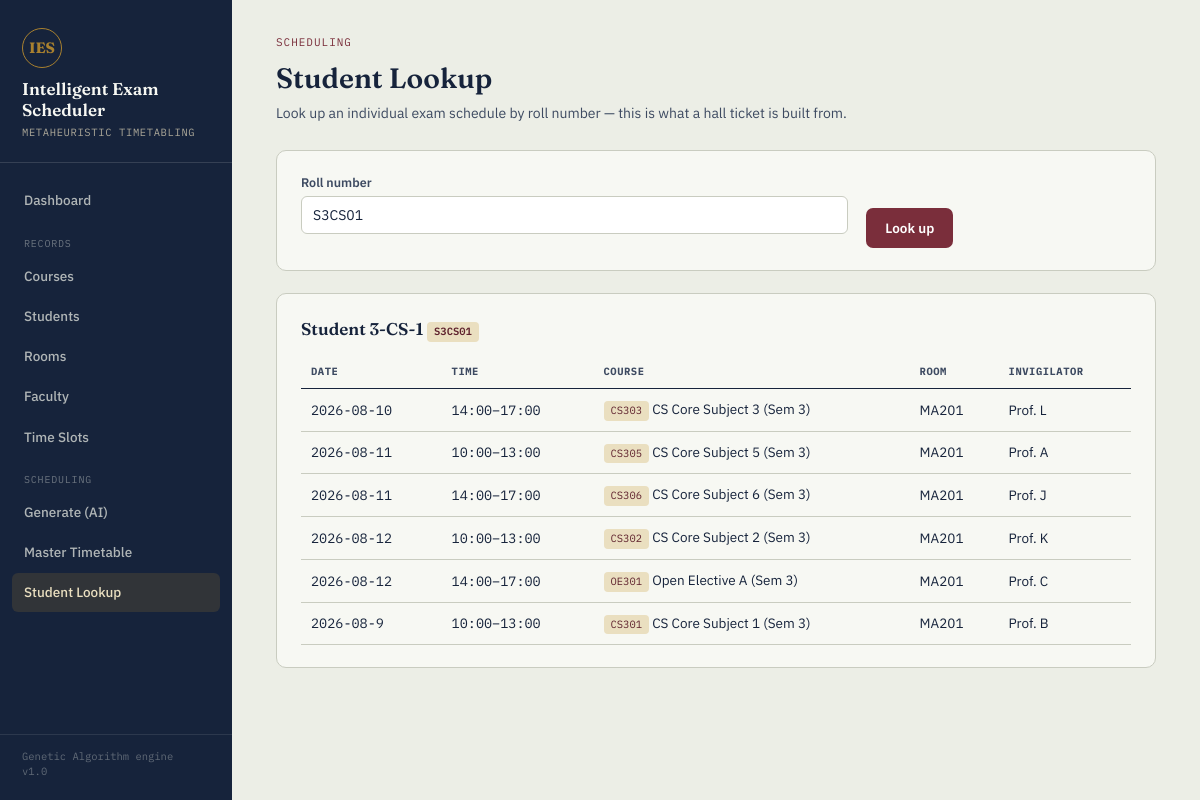
/timetable/student?roll_no=S3CS01, run on the app's committed database.
### tables this page shows
CREATE TABLE students (
    id INTEGER PRIMARY KEY AUTOINCREMENT,
    roll_no TEXT NOT NULL UNIQUE,
    name TEXT NOT NULL,
    semester TEXT
);

CREATE TABLE timeslots (
    id INTEGER PRIMARY KEY AUTOINCREMENT,
    exam_date TEXT NOT NULL,
    start_time TEXT NOT NULL,
    end_time TEXT NOT NULL,
    label TEXT
);

CREATE TABLE courses (
    id INTEGER PRIMARY KEY AUTOINCREMENT,
    code TEXT NOT NULL UNIQUE,
    name TEXT NOT NULL,
    semester TEXT,
    duration_minutes INTEGER NOT NULL DEFAULT 180
);

CREATE TABLE rooms (
    id INTEGER PRIMARY KEY AUTOINCREMENT,
    name TEXT NOT NULL UNIQUE,
    capacity INTEGER NOT NULL,
    is_active INTEGER DEFAULT 1
);

CREATE TABLE faculty (
    id INTEGER PRIMARY KEY AUTOINCREMENT,
    name TEXT NOT NULL,
    department TEXT,
    max_invigilations INTEGER NOT NULL DEFAULT 10,
    is_active INTEGER DEFAULT 1
);

### app.py (the view)
@app.route("/timetable/student")
def student_timetable():
    roll_no = request.args.get("roll_no", "").strip().upper()
    conn = db.get_db()
    student = None
    exams = []
    if roll_no:
        student = conn.execute(
            "SELECT * FROM students WHERE roll_no=?", (roll_no,)
        ).fetchone()
        if student:
            exams = conn.execute(
                """
                SELECT c.code, c.name AS course_name,
                       t.exam_date, t.start_time, t.end_time,
                       r.name AS room_name, f.name AS faculty_name
                FROM enrollments en
                JOIN courses c ON c.id = en.course_id
                JOIN exams e ON e.course_id = c.id
                LEFT JOIN timeslots t ON t.id = e.timeslot_id
                LEFT JOIN rooms r ON r.id = e.room_id
                LEFT JOIN faculty f ON f.id = e.faculty_id
                WHERE en.student_id = ?
                ORDER BY t.exam_date, t.start_time
                """,
                (student["id"],),
            ).fetchall()
    conn.close()
    return render_template(
        "student_timetable.html", roll_no=roll_no, student=student, exams=exams
    )

### db.py (called while the page is built)
def get_db():
    conn = sqlite3.connect(DB_PATH)
    conn.row_factory = sqlite3.Row
    conn.execute("PRAGMA foreign_keys = ON")
    return conn

### templates/student_timetable.html (shortened to what this page needs)
{% extends "base.html" %}
{% block content %}
<div class="page-head">
  <div>
    <p class="eyebrow">Scheduling</p>
    <h2>Student Lookup</h2>
    <p class="sub">Look up an individual exam schedule by roll number — this is what a hall ticket is built from.</p>
  </div>
</div>
<div class="card">
  <form method="GET" class="grid cols-3">
    <div style="grid-column: span 2;">
      <label for="roll_no">Roll number</label>
      <input type="text" id="roll_no" name="roll_no" value="{{ roll_no }}" placeholder="CSE001" required>
    </div>
    <div style="align-self:end;"><button type="submit" class="btn btn-primary">Look up</button></div>
  </form>
</div>
{% if roll_no %}
  {% if student %}
  <div class="card">
    <h3>{{ student.name }} <span class="tag">{{ student.roll_no }}</span></h3>
    {% if exams %}
    <table class="ledger">
      <tr><th>Date</th><th>Time</th><th>Course</th><th>Room</th><th>Invigilator</th></tr>
      {% for e in exams %}
      <tr>
        <td class="mono">{{ e.exam_date or 'Not yet scheduled' }}</td>
        <td class="mono">{{ e.start_time }}{% if e.end_time %}–{{ e.end_time }}{% endif %}</td>
        <td><span class="tag">{{ e.code }}</span> {{ e.course_name }}</td>
        <td>{{ e.room_name or '—' }}</td>
        <td>{{ e.faculty_name or '—' }}</td>
      </tr>
      {% endfor %}
    </table>
    {% else %}
    <div class="empty">This student has no exams scheduled yet.</div>
    {% endif %}
  </div>
  {% else %}
  <div class="card"><div class="empty">No student found with roll number "{{ roll_no }}".</div></div>
  {% endif %}
{% endif %}
{% endblock %}

### static/style.css (style rules this page uses)
:root { --ink: #16233B; --ink-soft: #3D4A61; --paper: #ECEEE6; --paper-raised: #F7F8F3; --rule: #C9CCC0; --oxblood: #7A2E3B; --oxblood-dark: #5E212C; --brass: #A9812F; --brass-light: #EADFC0; --good: #3C6E47; --good-bg: #E4EEE3; --bad: #B23A2E; --bad-bg: #F5E3DF; --font-display: 'Fraunces', Georgia, serif; --font-body: 'IBM Plex Sans', -apple-system, sans-serif; --font-mono: 'IBM Plex Mono', 'Courier New', monospace; --sidebar-w: 232px; }
* { box-sizing: border-box; }
html, body { margin: 0; padding: 0; background: var(--paper); color: var(--ink); font-family: var(--font-body); font-size: 15px; line-height: 1.5; }
.page-head { margin-bottom: 26px; display: flex; align-items: baseline; justify-content: space-between; gap: 20px; flex-wrap: wrap; }
.page-head h2 { font-family: var(--font-display); font-size: 28px; font-weight: 600; margin: 0 0 4px; }
.page-head .eyebrow { font-family: var(--font-mono); font-size: 11px; letter-spacing: 0.09em; text-transform: uppercase; color: var(--oxblood); margin: 0 0 6px; }
.page-head .sub { color: var(--ink-soft); margin: 0; font-size: 14px; }
.card { background: var(--paper-raised); border: 1px solid var(--rule); border-radius: 10px; padding: 22px 24px; margin-bottom: 22px; }
.card h3 { font-family: var(--font-display); font-size: 17px; font-weight: 600; margin: 0 0 14px; }
.grid { display: grid; gap: 18px; }
.grid.cols-3 { grid-template-columns: repeat(3, 1fr); }
label { display: block; font-size: 12.5px; font-weight: 600; color: var(--ink-soft); margin-bottom: 5px; }
input[type=text], input[type=number], input[type=date], input[type=time], select, textarea { width: 100%; font-family: var(--font-body); font-size: 14px; padding: 9px 11px; border: 1px solid var(--rule); border-radius: 6px; background: #fff; color: var(--ink); margin-bottom: 14px; }
.btn { display: inline-flex; align-items: center; gap: 7px; font-family: var(--font-body); font-weight: 600; font-size: 13.5px; padding: 10px 18px; border-radius: 7px; border: 1px solid transparent; cursor: pointer; text-decoration: none; }
.btn-primary { background: var(--oxblood); color: #fff; }
table.ledger { width: 100%; border-collapse: collapse; font-size: 13.5px; }
table.ledger th { text-align: left; font-family: var(--font-mono); font-size: 10.5px; letter-spacing: 0.05em; text-transform: uppercase; color: var(--ink-soft); border-bottom: 1.5px solid var(--ink); padding: 8px 10px; }
table.ledger td { padding: 10px 10px; border-bottom: 1px solid var(--rule); vertical-align: middle; }
.mono { font-family: var(--font-mono); }
.tag { display: inline-block; font-family: var(--font-mono); font-size: 10.5px; padding: 2px 7px; border-radius: 4px; background: var(--brass-light); color: var(--oxblood-dark); }

### data on the page
students: name "Student 3-CS-1", roll_no "S3CS01"
timeslots: exam_date "2026-08-10", start_time "14:00", end_time "17:00", code "CS303", course_name "CS Core Subject 3 (Sem 3)", name "MA201", name "Prof. L"
timeslots: exam_date "2026-08-11", start_time "10:00", end_time "13:00", code "CS305", course_name "CS Core Subject 5 (Sem 3)", name "MA201", name "Prof. A"
timeslots: exam_date "2026-08-11", start_time "14:00", end_time "17:00", code "CS306", course_name "CS Core Subject 6 (Sem 3)", name "MA201", name "Prof. J"
timeslots: exam_date "2026-08-12", start_time "10:00", end_time "13:00", code "CS302", course_name "CS Core Subject 2 (Sem 3)", name "MA201", name "Prof. K"
timeslots: exam_date "2026-08-12", start_time "14:00", end_time "17:00", code "OE301", course_name "Open Elective A (Sem 3)", name "MA201", name "Prof. C"
timeslots: exam_date "2026-08-9", start_time "10:00", end_time "13:00", code "CS301", course_name "CS Core Subject 1 (Sem 3)", name "MA201", name "Prof. B"
